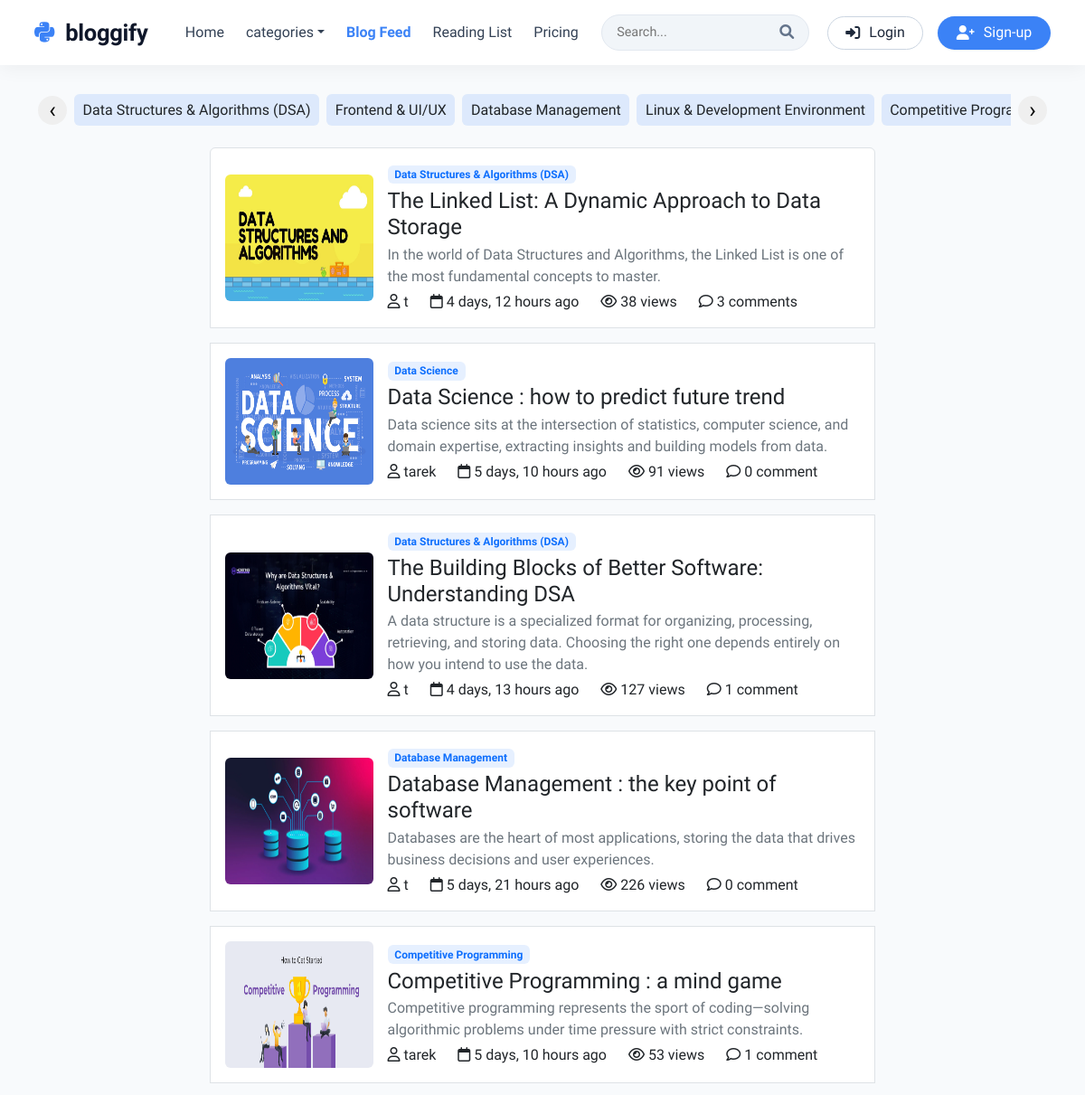
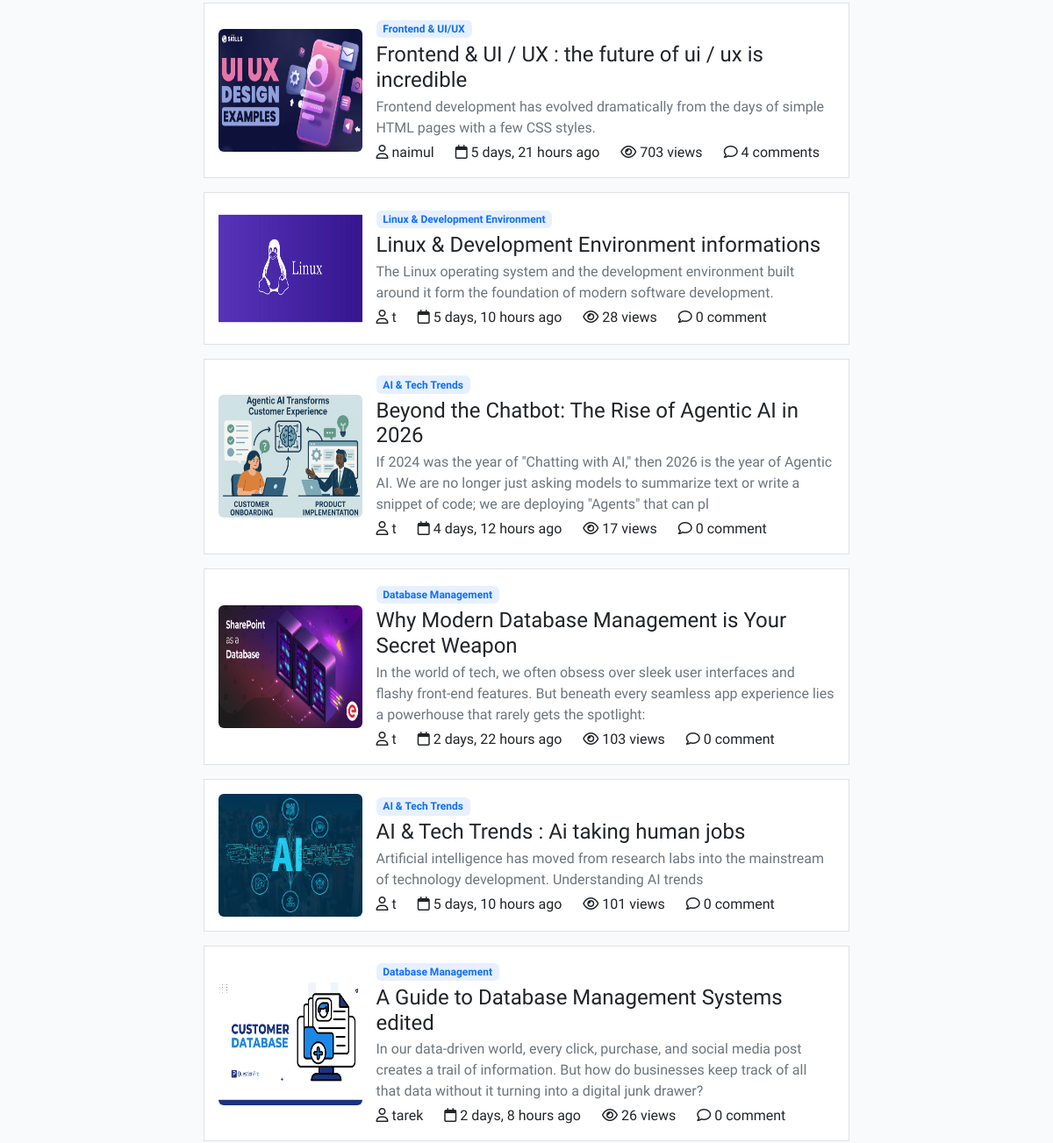
/blog-feed/ (upper part), run on an earlier commit of the app's database (2 pictures, top to bottom).
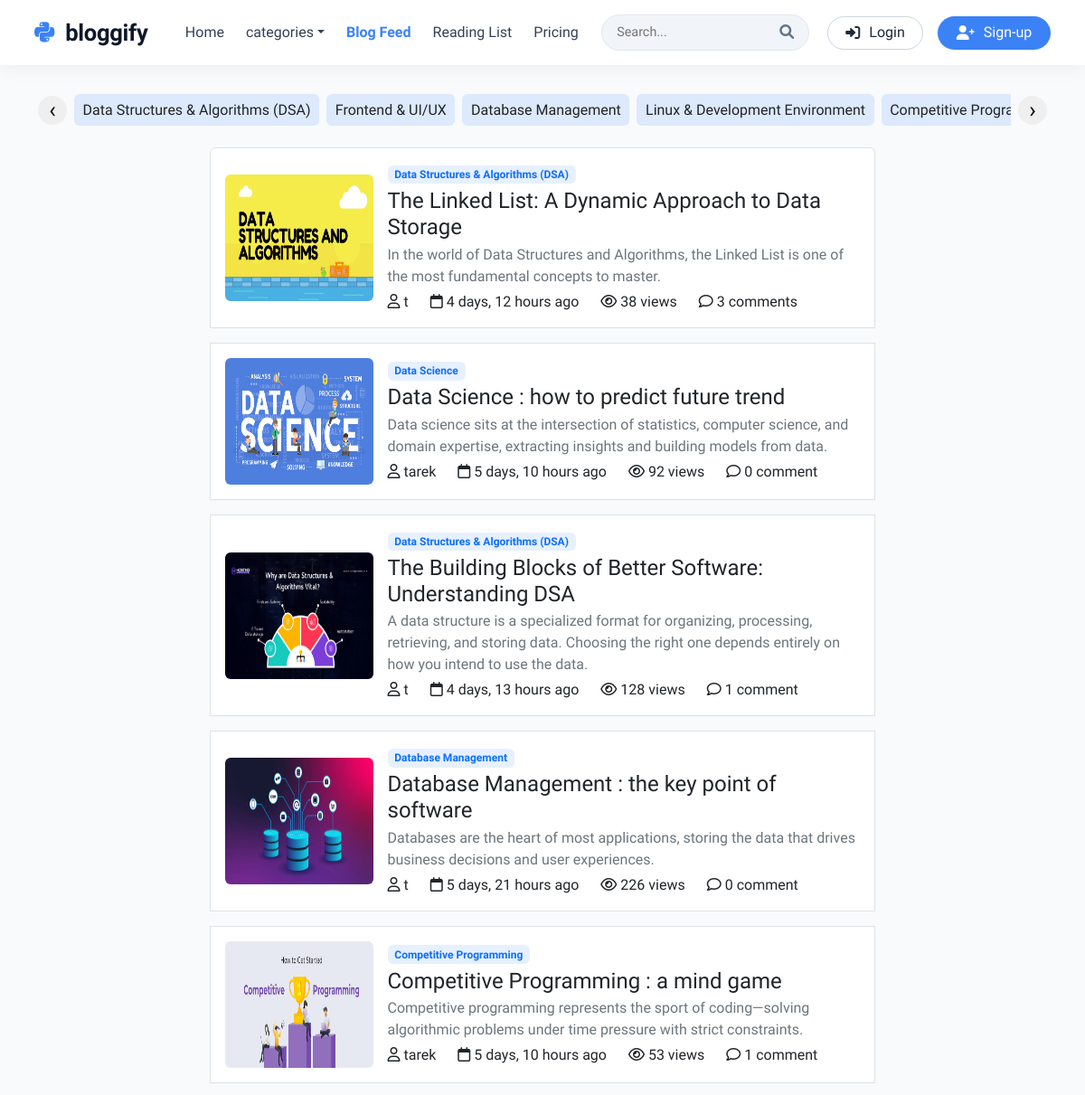
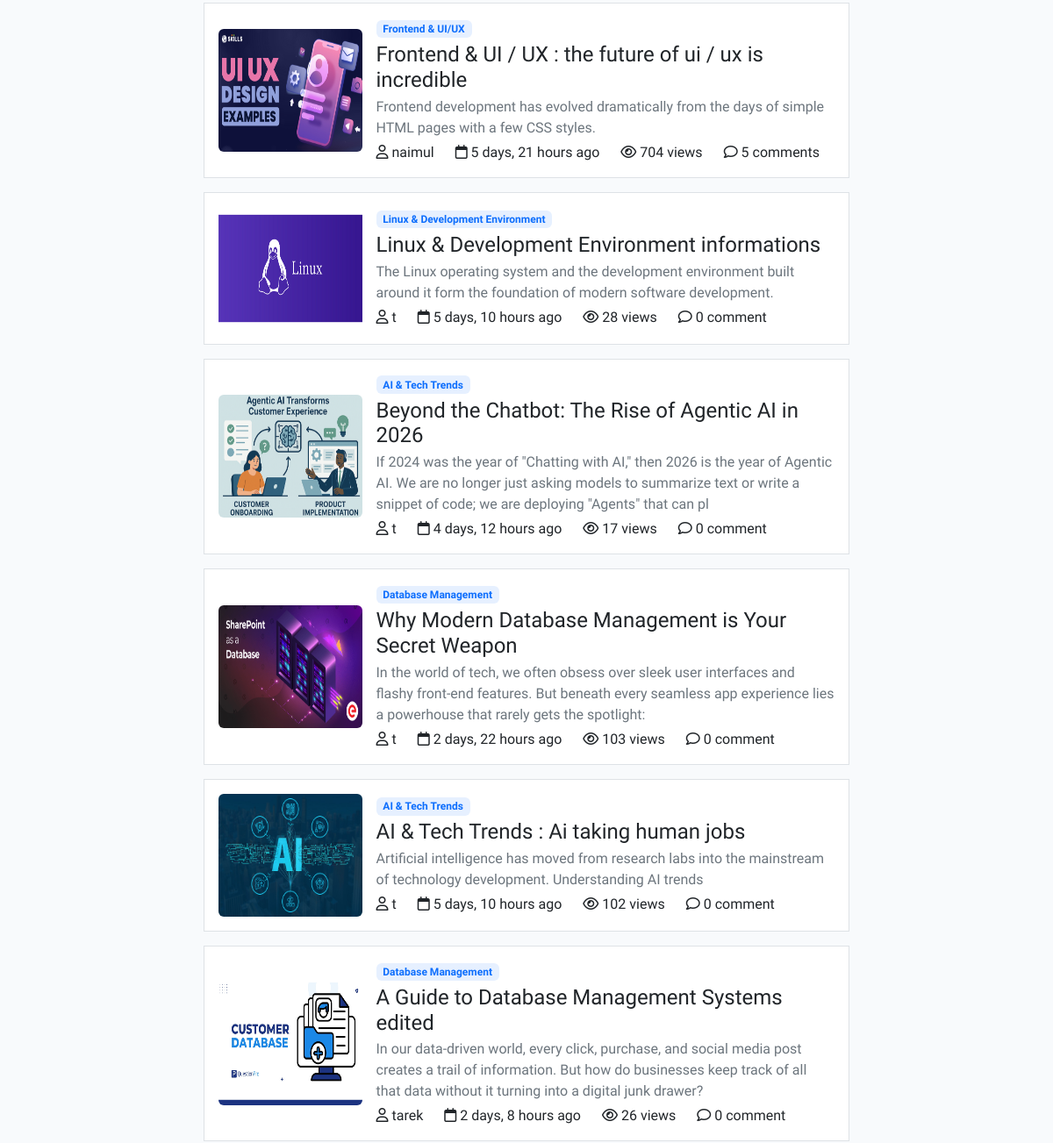
And on a later commit of the database (2 pictures, top to bottom).
### blog/models.py (models this page shows, shortened)
class BlogPost(models.Model) :
    id = models.UUIDField(primary_key=True, default=uuid.uuid4, editable=False)
    title = models.CharField(max_length=200, validators=[MinLengthValidator(5)])
    slug = models.SlugField(max_length=200, unique=True, db_index=True)
    featured_image = models.ImageField(upload_to="blogpost/featured_images/")
    content = models.TextField()
    excerpt = models.CharField(max_length=200)
    category = models.ForeignKey(Category, on_delete=models.SET_NULL, null=True, blank=True, related_name="BlogPosts", db_index=True)
    author = models.ForeignKey(User, on_delete=models.CASCADE, related_name = "BlogPosts")
    tags = models.ManyToManyField(Tag, blank=True, related_name="BlogPosts")
    related_blogs = models.ManyToManyField("self", blank = True, symmetrical=True, related_name="RelatedBlogs")
    views = models.PositiveIntegerField(default=0)
    is_feature = models.BooleanField(default=False)
    status = models.CharField(max_length=20, choices=[("draft", "Draft"), ("published", "Published")])
    created_at = models.DateTimeField(auto_now_add=True)
    updated_at = models.DateTimeField(auto_now=True)
    class Meta :
        verbose_name = "Blog"
        verbose_name_plural = "Blogs"

class Category(models.Model) :
    name = models.CharField(max_length = 100, unique=True, db_index=True, verbose_name="Category Name")
    slug = models.SlugField(max_length=100, unique=True, db_index=True, verbose_name="Category Slug")
    description = models.TextField(verbose_name="Category Description", blank=True)
    recommended = models.BooleanField(default=False)
    created_at = models.DateTimeField(auto_now_add=True)
    updated_at = models.DateTimeField(auto_now=True)
    class Meta :
        verbose_name = "Category"
        verbose_name_plural = "Categories"

### blog/views.py (the view)
# urls.py: path("blog-feed/", views.blog_feed, name="blog_feed"),
def blog_feed(request):
    if request.GET.get("category", False) :
        slug = request.GET.get("category")
        category = get_object_or_404(Category, slug=slug)
        posts = BlogPost.objects.select_related("author", "category").filter(category=category).annotate(comment_count=Count("Comments")).all().order_by("-created_at")
    else:
        posts = BlogPost.objects.select_related("author", "category").annotate(comment_count=Count("Comments")).all().order_by("?")
    context = {
        "posts": posts,
    }
    return render(request, "blogfeed.html", context)

### blog/context_processors.py (called while the page is built)
def categories(request):
    return {
        'categories': Category.objects.all()
    }

def footer(request):
    return {
        'about_us': aboutUs.objects.first(),
        'social_links': socialLinks.objects.first()
    }

### templates/blogfeed.html (shortened to what this page needs)
{% extends 'base.html' %}
{% load static %}
{% block custom_css %}
  <link rel="stylesheet" href="{% static 'css/blogfeed.css' %}" />
{% endblock %}
{% block content %}
  <main class="container">
    <div class="category-row-outer position-relative my-4">
      <button class="row-nav left-nav" aria-label="Scroll left">‹</button>
      <div id="categoryRow" class="category-row">
        {% for category in categories %}
          <a href="?category={{ category.slug }}" class="text-decoration-none text-dark"><div class="category-item">{{ category.name }}</div></a>
        {% endfor %}
      </div>
      <button class="row-nav right-nav" aria-label="Scroll right">›</button>
    </div>
    <div class="row my-4">
      <div class="col-12 col-md-8 mx-auto">
        <div class="list-group">
          {% for post in posts %}
            <article class="list-group-item p-3 mb-3 position-relative d-none d-md-block">
              <div class="row g-3 align-items-center">
                <div class="col-4 col-sm-3">
                  <img src="/media/{{ post.featured_image }}" alt="{{ post.title }}" class="img-fluid rounded" style="height: 140px;" />
                </div>
                <div class="col-8 col-sm-9">
                  <div class="mb-1">
                    <span class="badge bg-primary bg-opacity-10 text-primary">{{ post.category.name }}</span>
                  </div>
                  <h4 class="mb-1">{{ post.title }}</h4>
                  <p class="mb-1 text-secondary">{{ post.excerpt }}</p>
                  <div class="d-flex gap-4">
                    <span><i class="fa-regular fa-user"></i> {{ post.author.username }}</span>
                    <span><i class="fa-regular fa-calendar"></i> {{ post.created_at|timesince }} ago</span>
                    <span><i class="fa-regular fa-eye"></i> {{ post.views }} views</span>
                    <span>
                      <i class="fa-regular fa-comment"></i> {{ post.comment_count }} {% if post.comment_count > 1 %}
                        comments
                      {% else %}
                        comment
                      {% endif %}
                    </span>
                  </div>
                </div>
              </div>
            </article>
          {% empty %}
            <p class="text-center">No posts found.</p>
          {% endfor %}
        </div>
      </div>
    </div>
  </main>
{% endblock %}

What changed in the data, as far as the page shows it:
changed BlogPost "Data Science : how to predict future trend": views "91" → "92"
changed BlogPost "The Building Blocks of Better Software: Understanding DSA": views "127" → "128"
changed BlogPost "Frontend & UI / UX : the future of ui / ux is incredible": views "703" → "704"; comment_count "4" → "5"
changed BlogPost "AI & Tech Trends : Ai taking human jobs": views "101" → "102"
